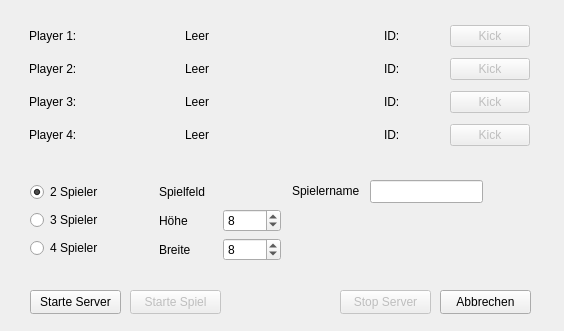
<?xml version="1.0" encoding="UTF-8"?>
<ui version="4.0">
 <class>server_gui</class>
 <widget class="QDialog" name="server_gui">
  <property name="geometry">
   <rect>
    <x>0</x>
    <y>0</y>
    <width>564</width>
    <height>331</height>
   </rect>
  </property>
  <property name="windowTitle">
   <string>Dialog</string>
  </property>
  <widget class="QWidget" name="verticalLayoutWidget">
   <property name="geometry">
    <rect>
     <x>29</x>
     <y>20</y>
     <width>501</width>
     <height>131</height>
    </rect>
   </property>
   <layout class="QVBoxLayout" name="verticalLayout">
    <item>
     <layout class="QHBoxLayout" name="p1_layout">
      <item>
       <widget class="QLabel" name="p1_label">
        <property name="sizePolicy">
         <sizepolicy hsizetype="Fixed" vsizetype="Preferred">
          <horstretch>0</horstretch>
          <verstretch>0</verstretch>
         </sizepolicy>
        </property>
        <property name="minimumSize">
         <size>
          <width>150</width>
          <height>0</height>
         </size>
        </property>
        <property name="text">
         <string>Player 1:</string>
        </property>
       </widget>
      </item>
      <item>
       <widget class="QLabel" name="player1">
        <property name="text">
         <string>Leer</string>
        </property>
       </widget>
      </item>
      <item>
       <widget class="QLabel" name="ID1_label">
        <property name="sizePolicy">
         <sizepolicy hsizetype="Preferred" vsizetype="Maximum">
          <horstretch>0</horstretch>
          <verstretch>0</verstretch>
         </sizepolicy>
        </property>
        <property name="minimumSize">
         <size>
          <width>0</width>
          <height>0</height>
         </size>
        </property>
        <property name="maximumSize">
         <size>
          <width>60</width>
          <height>16777215</height>
         </size>
        </property>
        <property name="text">
         <string>ID: </string>
        </property>
       </widget>
      </item>
      <item>
       <widget class="QPushButton" name="p1_kill_button">
        <property name="enabled">
         <bool>false</bool>
        </property>
        <property name="sizePolicy">
         <sizepolicy hsizetype="Fixed" vsizetype="Fixed">
          <horstretch>0</horstretch>
          <verstretch>0</verstretch>
         </sizepolicy>
        </property>
        <property name="minimumSize">
         <size>
          <width>0</width>
          <height>0</height>
         </size>
        </property>
        <property name="sizeIncrement">
         <size>
          <width>0</width>
          <height>0</height>
         </size>
        </property>
        <property name="text">
         <string>Kick</string>
        </property>
       </widget>
      </item>
     </layout>
    </item>
    <item>
     <layout class="QHBoxLayout" name="p2_layout">
      <item>
       <widget class="QLabel" name="p2_label">
        <property name="sizePolicy">
         <sizepolicy hsizetype="Fixed" vsizetype="Preferred">
          <horstretch>0</horstretch>
          <verstretch>0</verstretch>
         </sizepolicy>
        </property>
        <property name="minimumSize">
         <size>
          <width>150</width>
          <height>0</height>
         </size>
        </property>
        <property name="text">
         <string>Player 2:</string>
        </property>
       </widget>
      </item>
      <item>
       <widget class="QLabel" name="player2">
        <property name="text">
         <string>Leer</string>
        </property>
       </widget>
      </item>
      <item>
       <widget class="QLabel" name="ID2_label">
        <property name="sizePolicy">
         <sizepolicy hsizetype="Preferred" vsizetype="Maximum">
          <horstretch>0</horstretch>
          <verstretch>0</verstretch>
         </sizepolicy>
        </property>
        <property name="maximumSize">
         <size>
          <width>60</width>
          <height>16777215</height>
         </size>
        </property>
        <property name="text">
         <string>ID: </string>
        </property>
       </widget>
      </item>
      <item>
       <widget class="QPushButton" name="p2_kill_button">
        <property name="enabled">
         <bool>false</bool>
        </property>
        <property name="sizePolicy">
         <sizepolicy hsizetype="Fixed" vsizetype="Fixed">
          <horstretch>0</horstretch>
          <verstretch>0</verstretch>
         </sizepolicy>
        </property>
        <property name="text">
         <string>Kick</string>
        </property>
       </widget>
      </item>
     </layout>
    </item>
    <item>
     <layout class="QHBoxLayout" name="p3_layout">
      <item>
       <widget class="QLabel" name="p3_label">
        <property name="sizePolicy">
         <sizepolicy hsizetype="Fixed" vsizetype="Preferred">
          <horstretch>0</horstretch>
          <verstretch>0</verstretch>
         </sizepolicy>
        </property>
        <property name="minimumSize">
         <size>
          <width>150</width>
          <height>0</height>
         </size>
        </property>
        <property name="text">
         <string>Player 3:</string>
        </property>
       </widget>
      </item>
      <item>
       <widget class="QLabel" name="player3">
        <property name="text">
         <string>Leer</string>
        </property>
       </widget>
      </item>
      <item>
       <widget class="QLabel" name="ID3_label">
        <property name="sizePolicy">
         <sizepolicy hsizetype="Preferred" vsizetype="Maximum">
          <horstretch>0</horstretch>
          <verstretch>0</verstretch>
         </sizepolicy>
        </property>
        <property name="maximumSize">
         <size>
          <width>60</width>
          <height>16777215</height>
         </size>
        </property>
        <property name="text">
         <string>ID: </string>
        </property>
       </widget>
      </item>
      <item>
       <widget class="QPushButton" name="p3_kill_button">
        <property name="enabled">
         <bool>false</bool>
        </property>
        <property name="sizePolicy">
         <sizepolicy hsizetype="Fixed" vsizetype="Fixed">
          <horstretch>0</horstretch>
          <verstretch>0</verstretch>
         </sizepolicy>
        </property>
        <property name="text">
         <string>Kick</string>
        </property>
       </widget>
      </item>
     </layout>
    </item>
    <item>
     <layout class="QHBoxLayout" name="p4_layout">
      <item>
       <widget class="QLabel" name="p4_label">
        <property name="sizePolicy">
         <sizepolicy hsizetype="Fixed" vsizetype="Preferred">
          <horstretch>0</horstretch>
          <verstretch>0</verstretch>
         </sizepolicy>
        </property>
        <property name="minimumSize">
         <size>
          <width>150</width>
          <height>0</height>
         </size>
        </property>
        <property name="text">
         <string>Player 4:</string>
        </property>
       </widget>
      </item>
      <item>
       <widget class="QLabel" name="player4">
        <property name="text">
         <string>Leer</string>
        </property>
       </widget>
      </item>
      <item>
       <widget class="QLabel" name="ID4_label">
        <property name="sizePolicy">
         <sizepolicy hsizetype="Preferred" vsizetype="Maximum">
          <horstretch>0</horstretch>
          <verstretch>0</verstretch>
         </sizepolicy>
        </property>
        <property name="maximumSize">
         <size>
          <width>60</width>
          <height>16777215</height>
         </size>
        </property>
        <property name="text">
         <string>ID: </string>
        </property>
       </widget>
      </item>
      <item>
       <widget class="QPushButton" name="p4_kill_button">
        <property name="enabled">
         <bool>false</bool>
        </property>
        <property name="sizePolicy">
         <sizepolicy hsizetype="Fixed" vsizetype="Fixed">
          <horstretch>0</horstretch>
          <verstretch>0</verstretch>
         </sizepolicy>
        </property>
        <property name="text">
         <string>Kick</string>
        </property>
       </widget>
      </item>
     </layout>
    </item>
   </layout>
  </widget>
  <widget class="QPushButton" name="startServer_button">
   <property name="geometry">
    <rect>
     <x>30</x>
     <y>290</y>
     <width>91</width>
     <height>24</height>
    </rect>
   </property>
   <property name="text">
    <string>Starte Server</string>
   </property>
  </widget>
  <widget class="QPushButton" name="starGame_button">
   <property name="enabled">
    <bool>false</bool>
   </property>
   <property name="geometry">
    <rect>
     <x>130</x>
     <y>290</y>
     <width>91</width>
     <height>24</height>
    </rect>
   </property>
   <property name="text">
    <string>Starte Spiel</string>
   </property>
  </widget>
  <widget class="QPushButton" name="abbrechen">
   <property name="geometry">
    <rect>
     <x>440</x>
     <y>290</y>
     <width>91</width>
     <height>24</height>
    </rect>
   </property>
   <property name="text">
    <string>Abbrechen</string>
   </property>
  </widget>
  <widget class="QPushButton" name="stopServer_button">
   <property name="enabled">
    <bool>false</bool>
   </property>
   <property name="geometry">
    <rect>
     <x>340</x>
     <y>290</y>
     <width>91</width>
     <height>24</height>
    </rect>
   </property>
   <property name="text">
    <string>Stop Server</string>
   </property>
  </widget>
  <widget class="QWidget" name="horizontalLayoutWidget">
   <property name="geometry">
    <rect>
     <x>30</x>
     <y>180</y>
     <width>251</width>
     <height>81</height>
    </rect>
   </property>
   <layout class="QHBoxLayout" name="new_game_settings_layout">
    <item>
     <layout class="QVBoxLayout" name="spieler_layout">
      <item>
       <widget class="QRadioButton" name="two_player_btn">
        <property name="text">
         <string>2 Spieler</string>
        </property>
        <property name="checked">
         <bool>true</bool>
        </property>
       </widget>
      </item>
      <item>
       <widget class="QRadioButton" name="three_player_btn">
        <property name="text">
         <string>3 Spieler</string>
        </property>
       </widget>
      </item>
      <item>
       <widget class="QRadioButton" name="four_player_btn">
        <property name="text">
         <string>4 Spieler</string>
        </property>
       </widget>
      </item>
     </layout>
    </item>
    <item>
     <layout class="QVBoxLayout" name="spielfeld_layout">
      <item>
       <widget class="QLabel" name="spielfeld_label">
        <property name="text">
         <string>Spielfeld</string>
        </property>
       </widget>
      </item>
      <item>
       <layout class="QHBoxLayout" name="hoehe_layout">
        <item>
         <widget class="QLabel" name="hoehe_label">
          <property name="text">
           <string>Höhe</string>
          </property>
         </widget>
        </item>
        <item>
         <widget class="QSpinBox" name="hoehe_spinbox">
          <property name="value">
           <number>8</number>
          </property>
         </widget>
        </item>
       </layout>
      </item>
      <item>
       <layout class="QHBoxLayout" name="breite_layout">
        <item>
         <widget class="QLabel" name="breite_label">
          <property name="text">
           <string>Breite</string>
          </property>
         </widget>
        </item>
        <item>
         <widget class="QSpinBox" name="breite_spinbox">
          <property name="value">
           <number>8</number>
          </property>
         </widget>
        </item>
       </layout>
      </item>
     </layout>
    </item>
   </layout>
  </widget>
  <widget class="QLabel" name="spielername_label">
   <property name="geometry">
    <rect>
     <x>292</x>
     <y>183</y>
     <width>71</width>
     <height>16</height>
    </rect>
   </property>
   <property name="text">
    <string>Spielername</string>
   </property>
  </widget>
  <widget class="QLineEdit" name="spielername_lineEdit">
   <property name="geometry">
    <rect>
     <x>370</x>
     <y>180</y>
     <width>113</width>
     <height>23</height>
    </rect>
   </property>
  </widget>
 </widget>
 <tabstops>
  <tabstop>startServer_button</tabstop>
  <tabstop>spielername_lineEdit</tabstop>
  <tabstop>two_player_btn</tabstop>
  <tabstop>three_player_btn</tabstop>
  <tabstop>four_player_btn</tabstop>
  <tabstop>hoehe_spinbox</tabstop>
  <tabstop>breite_spinbox</tabstop>
  <tabstop>starGame_button</tabstop>
  <tabstop>stopServer_button</tabstop>
  <tabstop>abbrechen</tabstop>
  <tabstop>p1_kill_button</tabstop>
  <tabstop>p2_kill_button</tabstop>
  <tabstop>p3_kill_button</tabstop>
  <tabstop>p4_kill_button</tabstop>
 </tabstops>
 <resources/>
 <connections>
  <connection>
   <sender>abbrechen</sender>
   <signal>clicked()</signal>
   <receiver>server_gui</receiver>
   <slot>close()</slot>
   <hints>
    <hint type="sourcelabel">
     <x>505</x>
     <y>271</y>
    </hint>
    <hint type="destinationlabel">
     <x>281</x>
     <y>149</y>
    </hint>
   </hints>
  </connection>
 </connections>
</ui>
